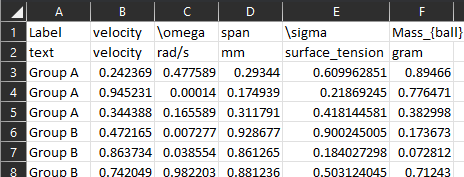
#> input picture information_files/basic_table.png, 464 x 177 px; its folder holds only this picture in this run
$ python -i image_util.py   (imports and definitions only)
#> lines starting #> are read from the running program, lines starting #| are printed output that depends on the picture; after the words box and inside, x2 and y2 are one past the last pixel; in counts of white or black regions, pixels touching at a corner belong together
#> further down, picture is the input picture: shape (177, 464, 3); mean B, G, R 197.3, 197.3, 197.4
import numpy as np
import glob
import cv2


# [41 lines left out: functions error, read_image_folder, write_video, animate_images, not called in this run]


def find_contours(img, threshold1=100, threshold2=200):
#> called with threshold1 = 100, threshold2 = 200
    img_blur = cv2.GaussianBlur(img, (3, 3), sigmaX=0, sigmaY=0)
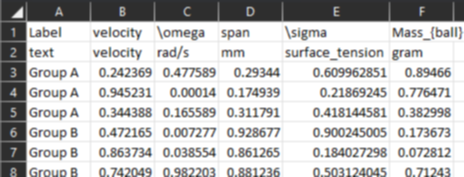
#> img_blur: shape (177, 464, 3); mean B, G, R 197.3, 197.3, 197.4
    edges = cv2.Canny(image=img_blur, threshold1=threshold1, threshold2=threshold2)
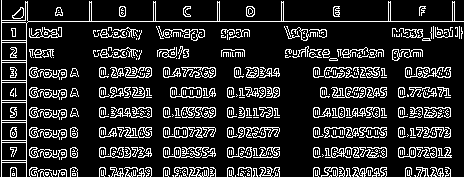
#> edges: shape (177, 464); 15.9% white in thin lines or dots
    return cv2.findContours(image=edges, mode=cv2.RETR_TREE, method=cv2.CHAIN_APPROX_NONE)


# [29 lines left out: functions simple_contour_match, generate_gif, not called in this run]

>>> import cv2
>>> picture = cv2.imread('../information_files/basic_table.png')
>>> result = find_contours(picture)
#> result = 758 contours, 603 with area under 20; largest, box (x1, y1, x2, y2) and area: (1, 0, 464, 177) 3832, (1, 142, 27, 161) 448, (1, 122, 27, 141) 448, (1, 102, 27, 121) 448, (1, 82, 27, 101) 448
